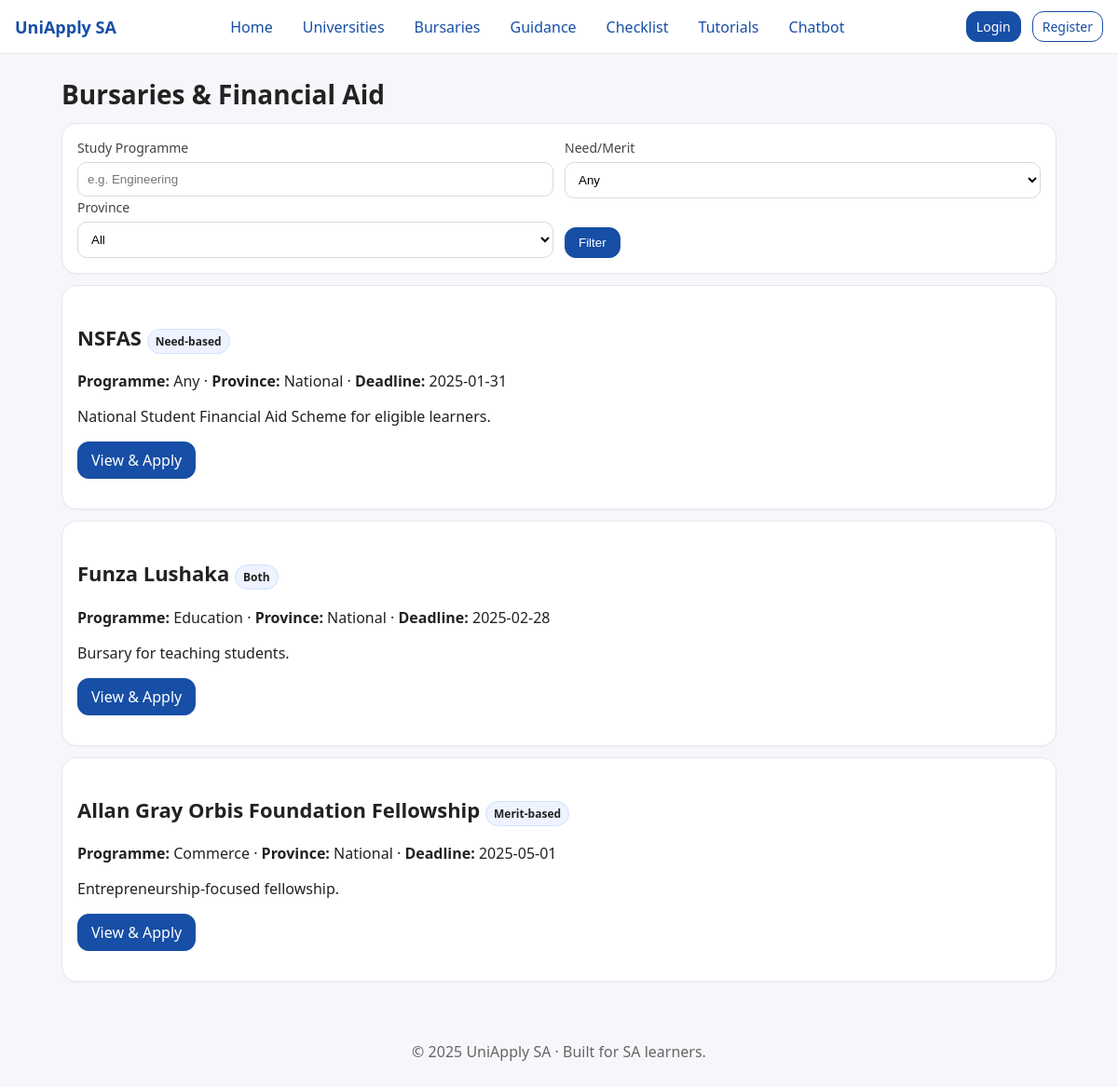
Screenshot of /public/bursaries.php with the database file from the repository.
### tables this page shows
CREATE TABLE IF NOT EXISTS bursaries (
  id INT AUTO_INCREMENT PRIMARY KEY,
  name VARCHAR(200) NOT NULL,
  program VARCHAR(200) NOT NULL,
  merit_type VARCHAR(40) NOT NULL,  
  province VARCHAR(60) NOT NULL DEFAULT 'National',
  deadline DATE,
  url VARCHAR(500) NOT NULL,
  description TEXT
);

### inc/functions.php (called while the page is built, shortened)
<?php
function e($str){ return htmlspecialchars($str ?? '', ENT_QUOTES, 'UTF-8'); }

### inc/auth.php (called while the page is built, shortened)
<?php
function is_logged_in(): bool {
    return isset($_SESSION['user_id']);
}

### public/bursaries.php (the view, shortened to what this page needs)
<?php
require_once __DIR__ . '/../inc/db.php';
require_once __DIR__ . '/../inc/auth.php';
require_once __DIR__ . '/../inc/functions.php';
include __DIR__ . '/../inc/header.php';
$program = $_GET['program'] ?? '';
$sql = "SELECT * FROM bursaries WHERE 1";
$params = [];
$sql .= " ORDER BY deadline ASC";
$stmt = $pdo->prepare($sql); $stmt->execute($params); $rows = $stmt->fetchAll();
?>
<h1>Bursaries & Financial Aid</h1>
<form class="card" method="get">
  <div class="form-row">
    <div>
      <label>Study Programme</label>
      <input class="input" name="program" placeholder="e.g. Engineering" value="<?= e($program) ?>"/>
    </div>
    <div>
      <label>Need/Merit</label>
      <select name="merit" class="input">
        <option value="">Any</option>
      </select>
    </div>
  </div>
  <div class="form-row">
    <div>
      <label>Province</label>
      <select name="province" class="input">
        <option value="">All</option>
      </select>
    </div>
    <div style="align-self:end">
      <button class="btn" type="submit">Filter</button>
    </div>
  </div>
</form>
<?php foreach($rows as $r): ?>
  <div class="card">
    <h2><?= e($r['name']) ?> <span class="badge"><?= e($r['merit_type']) ?></span></h2>
    <p><strong>Programme:</strong> <?= e($r['program']) ?> · <strong>Province:</strong> <?= e($r['province']) ?> · <strong>Deadline:</strong> <?= e($r['deadline']) ?></p>
    <p><?= e($r['description']) ?></p>
    <p><a class="btn" href="<?= e($r['url']) ?>" target="_blank" rel="noopener">View & Apply</a></p>
  </div>
<?php endforeach; ?>
<?php include __DIR__ . '/../inc/footer.php'; ?>

### inc/header.php (shortened to what this page needs)
?><!doctype html>
<html lang="en">
<head>
<link rel="stylesheet" href="<?= BASE_URL ?>/assets/style.css"/>
</head>
<body>
<?php include __DIR__ . '/nav.php'; ?>
<main class="container">

### inc/nav.php
<?php
$links = [
  ['/', 'Home'],
  ['/universities.php', 'Universities'],
  ['/bursaries.php', 'Bursaries'],
  ['/guidance.php', 'Guidance'],
  ['/checklist.php', 'Checklist'],
  ['/tutorials.php', 'Tutorials'],
  ['/chatbot.php', 'Chatbot'],
];
?>
<nav class="nav">
  <div class="brand"><a href="<?= BASE_URL ?>/"><?= e(APP_NAME) ?></a></div>
  <ul class="nav-links">
    <?php foreach($links as $l): ?>
      <li><a href="<?= BASE_URL . $l[0] ?>"><?= e($l[1]) ?></a></li>
    <?php endforeach; ?>
  </ul>
  <div class="auth">
    <?php if(is_logged_in()): ?>
      <span>Hi, <?= e($_SESSION['name'] ?? 'User') ?></span>
      <?php if(is_admin()): ?><a href="<?= BASE_URL ?>/admin/index.php" class="btn small">Admin</a><?php endif; ?>
      <a href="<?= BASE_URL ?>/logout.php" class="btn outline small">Logout</a>
    <?php else: ?>
      <a href="<?= BASE_URL ?>/login.php" class="btn small">Login</a>
      <a href="<?= BASE_URL ?>/register.php" class="btn outline small">Register</a>
    <?php endif; ?>
  </div>
</nav>

### inc/footer.php
</main>
<footer class="footer">
    <p>&copy; <?php echo date('Y'); ?> <?= e(APP_NAME) ?> · Built for SA learners.</p>
</footer>
</body>
</html>

### public/assets/style.css (style rules this page uses)
* { box-sizing:border-box }
body { margin:0;font-family:system-ui,-apple-system,Segoe UI,Roboto,Ubuntu,Cantarell,Noto Sans,sans-serif;background:#f7f7fb;color:#222 }
a { color:#174ea6;text-decoration:none }
.container { max-width:1100px;margin:24px auto;padding:0 16px }
.nav { display:flex;align-items:center;justify-content:space-between;padding:12px 16px;background:#fff;border-bottom:1px solid #e6e6ef;position:sticky;top:0;z-index:10 }
.brand a { font-weight:700;font-size:18px }
.nav-links { display:flex;gap:12px;list-style:none;padding:0;margin:0;flex-wrap:wrap }
.nav-links a { padding:6px 10px;border-radius:10px }
.auth .btn { margin-left:8px }
h1 { font-size:28px;margin:0 0 12px }
h2 { font-size:22px;margin-top:24px }
.card { background:#fff;border:1px solid #e6e6ef;border-radius:16px;padding:16px;margin:12px 0;box-shadow:0 1px 2px rgba(0,0,0,.03) }
.btn { display:inline-block;background:#174ea6;color:#fff;padding:8px 14px;border-radius:12px;border:1px solid #174ea6 }
.btn.outline { background:#fff;color:#174ea6 }
.btn.small { padding:6px 10px;font-size:14px }
.input, select, textarea { width:100%;padding:10px;border-radius:10px;border:1px solid #d7d7e0;background:#fff }
label { font-size:14px;color:#444;margin-bottom:6px;display:block }
.form-row { display:grid;grid-template-columns:1fr 1fr;gap:12px }
.badge { display:inline-block;padding:4px 8px;border-radius:999px;background:#eef3ff;border:1px solid #cfe0ff;font-size:12px }
.footer { padding:24px 16px;text-align:center;color:#666 }

### rows the page displays
bursaries: name "NSFAS", merit_type "Need-based", program "Any", province "National", deadline "2025-01-31", description "National Student Financial Aid Scheme for eligible learners."
bursaries: name "Funza Lushaka", merit_type "Both", program "Education", province "National", deadline "2025-02-28", description "Bursary for teaching students."
bursaries: name "Allan Gray Orbis Foundation Fellowship", merit_type "Merit-based", program "Commerce", province "National", deadline "2025-05-01", description "Entrepreneurship-focused fellowship."

### other values shown
APP_NAME "UniApply SA"
$l[1] "Home"
$l[1] "Universities"
$l[1] "Bursaries"
$l[1] "Guidance"
$l[1] "Checklist"
$l[1] "Tutorials"
$l[1] "Chatbot"
